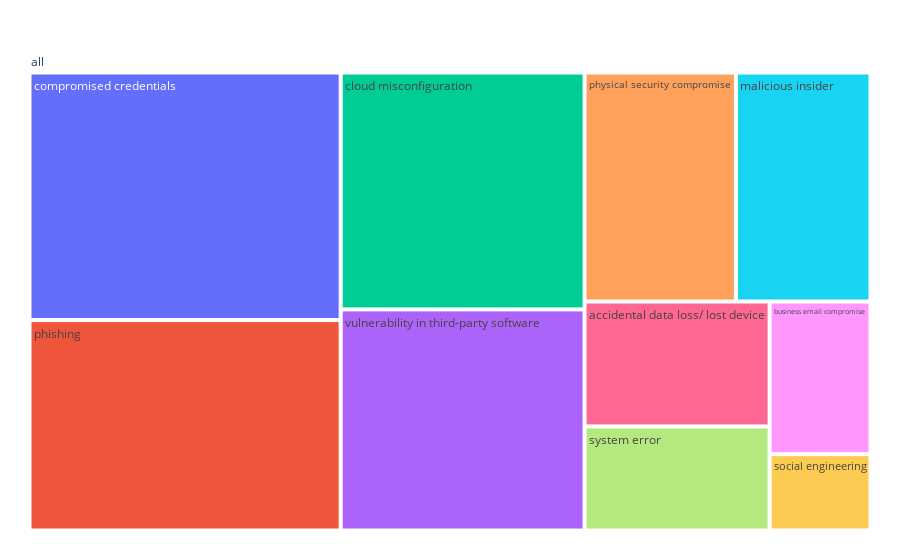

Notebook source saved alongside this figure:
### Code cell
fig = px.treemap(df,  path=[px.Constant("all"), 'Attack vector'], values='frenquency of data breaches', hover_name= 'average total costs'
                  
                  
                  )
fig.update_layout(margin = dict(t=50, l=25, r=25, b=25))

fig.update_layout(clickmode='event+select')
fig.show()

### Figure 1 — Plotly figure (JSON) as saved in the notebook; plotly's stock layout.template omitted (floating-point values rounded to 4 significant figures)
{"data": [{"branchvalues": "total", "domain": {"x": [0, 1], "y": [0, 1]}, "hovertemplate": "<b>%{hovertext}</b><br><br>labels=%{label}<br>frenquency of data breaches=%{value}<br>parent=%{parent}<br>id=%{id}<extra></extra>", "hovertext": [4110000, 5010000, 3680000, 4370000, 4610000, 4650000, 3540000, 4470000, 3340000, 4330000, "(?)"], "ids": ["all/accidental data loss/ lost device", "all/business email compromise", "all/cloud misconfiguration", "all/compromised credentials", "all/malicious insider", "all/phishing", "all/physical security compromise", "all/social engineering", "all/system error", "all/vulnerability in third-party software", "all"], "labels": ["accidental data loss/ lost device", "business email compromise", "cloud misconfiguration", "compromised credentials", "malicious insider", "phishing", "physical security compromise", "social engineering", "system error", "vulnerability in third-party software", "all"], "name": "", "parents": ["all", "all", "all", "all", "all", "all", "all", "all", "all", "all", ""], "type": "treemap", "values": [6, 4, 15, 20, 8, 17, 9, 2, 5, 14, 100]}], "layout": {"clickmode": "event+select", "legend": {"tracegroupgap": 0}, "margin": {"b": 25, "l": 25, "r": 25, "t": 50}}}
